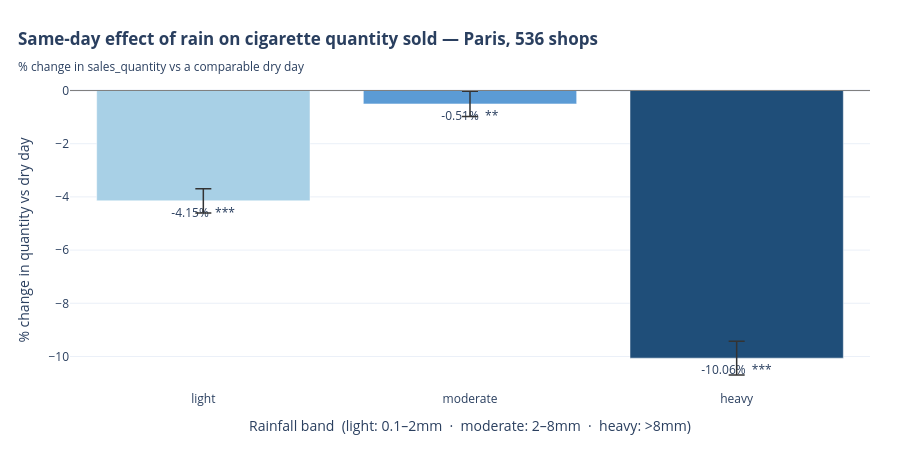

Notebook code cell kept with this figure:
### Code cell
def pull_qty(band):
    term = f"C(band)[T.{band}]"
    coef = mq.params[term]
    lo, hi = mq.conf_int().loc[term]
    p = mq.pvalues[term]
    return np.expm1(coef) * 100, np.expm1(lo) * 100, np.expm1(hi) * 100, p


bands = ["light", "moderate", "heavy"]
vals, err_lo, err_hi, pvals = [], [], [], []
for b in bands:
    v, lo, hi, p = pull_qty(b)
    vals.append(v)
    err_lo.append(v - lo)
    err_hi.append(hi - v)
    pvals.append(p)

text_labels = [f"{v:+.2f}%  {stars(p)}" for v, p in zip(vals, pvals)]
colors = ["#a8d0e6", "#5b9bd5", "#1f4e79"]

fig = go.Figure()
fig.add_trace(
    go.Bar(
        x=bands,
        y=vals,
        marker_color=colors,
        error_y=dict(
            type="data",
            symmetric=False,
            array=err_hi,
            arrayminus=err_lo,
            color="#333",
            thickness=1.5,
            width=8,
        ),
        text=text_labels,
        textposition="outside",
        hovertemplate="<b>%{x} rain</b><br>%{y:+.2f}% vs dry day<extra></extra>",
    )
)

fig.add_hline(y=0, line_color="gray", line_width=1)

fig.update_layout(
    title=dict(
        text="<b>Same-day effect of rain on cigarette quantity sold — Paris, 536 shops</b>"
        "<br><sub>% change in sales_quantity vs a comparable dry day</sub>",
        x=0.02,
        xanchor="left",
    ),
    yaxis_title="% change in quantity vs dry day",
    xaxis_title="Rainfall band  (light: 0.1–2mm  ·  moderate: 2–8mm  ·  heavy: >8mm)",
    template="plotly_white",
    showlegend=False,
    height=460,
    margin=dict(l=70, r=30, t=90, b=70),
)
fig.show()

### Figure 1 — Plotly figure (JSON) as saved in the notebook; plotly's stock layout.template omitted (floating-point values rounded to 4 significant figures)
{"data": [{"error_y": {"array": [0.4557, 0.4742, 0.638], "arrayminus": [0.4535, 0.472, 0.6335], "color": "#333", "symmetric": false, "thickness": 1.5, "type": "data", "width": 8}, "hovertemplate": "<b>%{x} rain</b><br>%{y:+.2f}% vs dry day<extra></extra>", "marker": {"color": ["#a8d0e6", "#5b9bd5", "#1f4e79"]}, "text": ["-4.15%  ***", "-0.51%  **", "-10.06%  ***"], "textposition": "outside", "type": "bar", "x": ["light", "moderate", "heavy"], "y": [-4.147, -0.5052, -10.06]}], "layout": {"height": 460, "margin": {"b": 70, "l": 70, "r": 30, "t": 90}, "shapes": [{"line": {"color": "gray", "width": 1}, "type": "line", "x0": 0, "x1": 1, "xref": "x domain", "y0": 0, "y1": 0, "yref": "y"}], "showlegend": false, "title": {"text": "<b>Same-day effect of rain on cigarette quantity sold — Paris, 536 shops</b><br><sub>% change in sales_quantity vs a comparable dry day</sub>", "x": 0.02, "xanchor": "left"}, "xaxis": {"title": {"text": "Rainfall band  (light: 0.1–2mm  ·  moderate: 2–8mm  ·  heavy: >8mm)"}}, "yaxis": {"title": {"text": "% change in quantity vs dry day"}}}}
